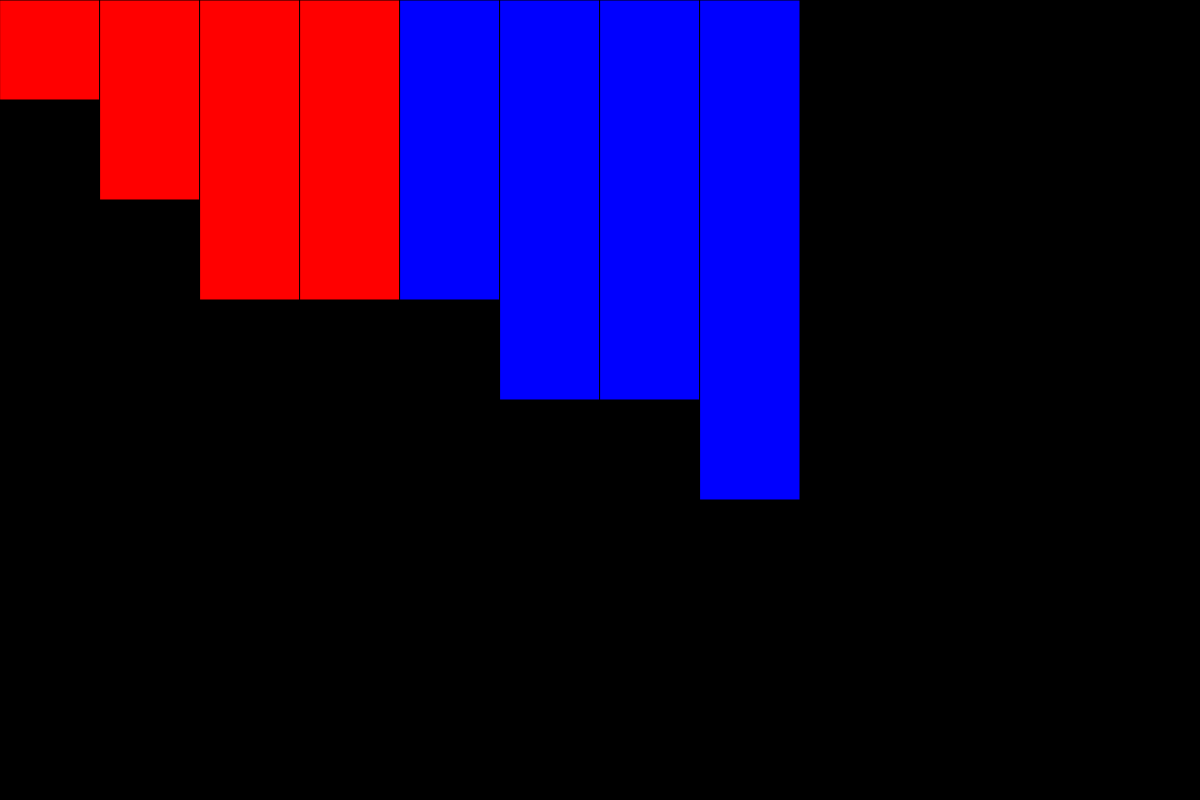
Frame 1 (no input)
Frame 2 (the mouse pressed at the canvas centre, redrawn once): identical to frame 1, image omitted

The p5.js sketch that drew this single still picture (run headless with seeded random() and noise() and a simulated clock; the mouse was pressed at the canvas centre and the sketch redrawn once):

// p5.js sketch
// ── sketch.js
let values = [];

// let step = 0;
// var A = 0;
// var B = 0;

var left = [1, 2, 3, 3].map(x => x * 100);
var right = [3, 4, 4, 5].map(x => x * 100);

var W = 100;


function setup() {
    createCanvas(windowWidth, 800);
    // frameRate(10);

    for (i = 0; i < width / W; i++) {
        values.push(random(height));
    }
    

}


function draw(val) {
    val = values
    background(0);

    // mergeSort(val)

    for (var i = 0; i < left.length; i++) {
        fill(255, 0, 0);
        rect(i * W, 0, W, left[i]);
    }
    l = left.length

    for (var i = 0; i < right.length; i++) {
        fill(0, 0, 255);
        rect((i + l) * W, 0, W, right[i]);
    }
    
    noLoop()
}
// ── mergeSort.js
function mergeSort(array) {
    size = array.length;
    if (size == 1) {
        return array;
    }

    var middle = Math.floor(size / 2);
    left = array.slice(0, middle);
    right = array.slice(middle);

    // index = 
    left = mergeSort(left)

    // index = 
    right = mergeSort(right)

    return merge(
        left, right
    )
}

function merge(left, right) {
    var array = [];
    var leftIndex = 0;
    var rightIndex = 0;

    while (leftIndex < left.length && rightIndex < right.length) {
        if (left[leftIndex] < right[rightIndex]) {
            array.push(left[leftIndex]);
            leftIndex++;
        } else {
            array.push(right[rightIndex]);
            rightIndex++;
        }
    }
    // either left or right has no element
    // now add the leftover elements at the end
    return array.concat(left.slice(leftIndex)).concat(right.slice(rightIndex))
}
